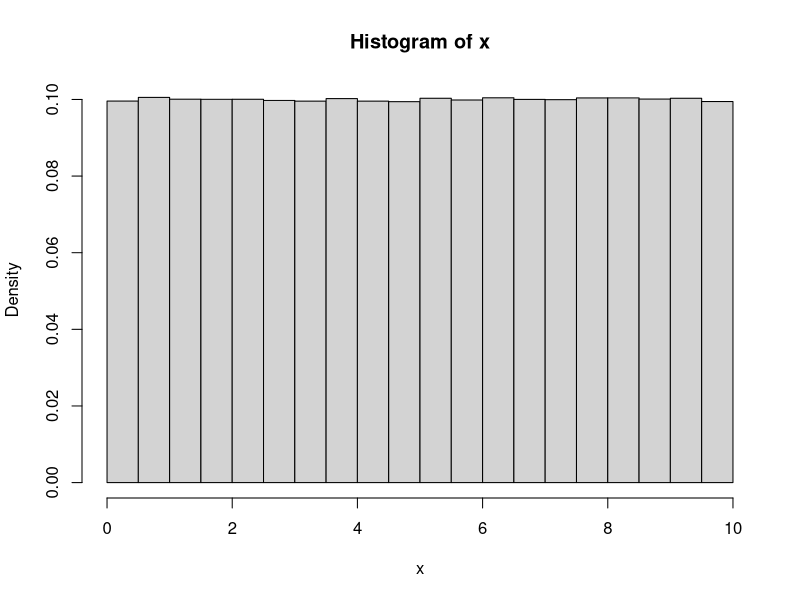
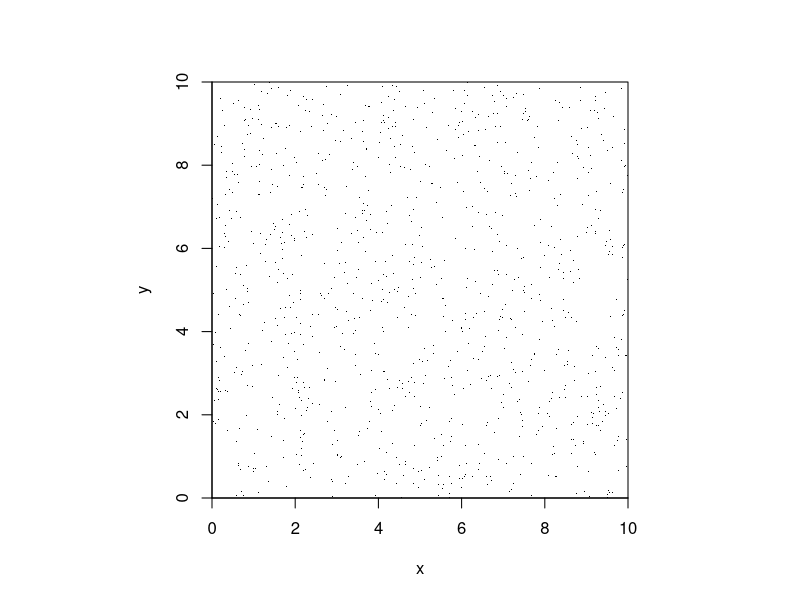
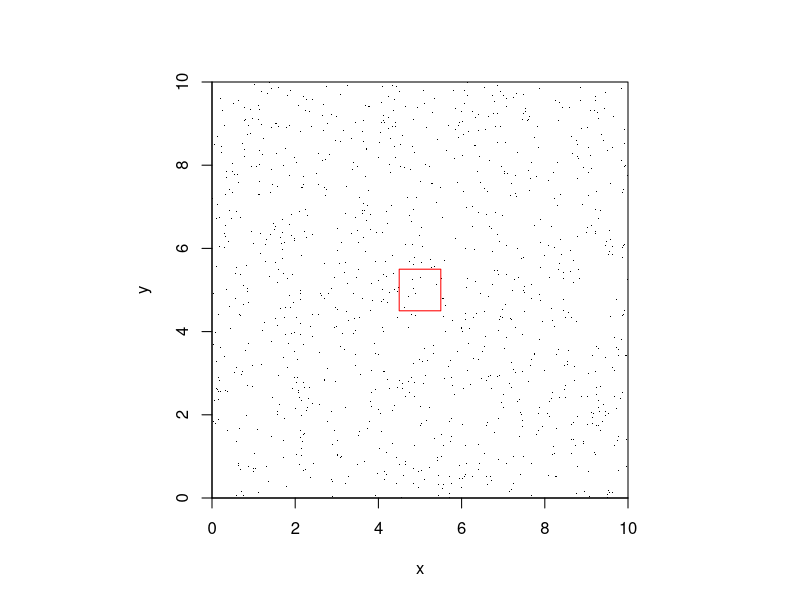
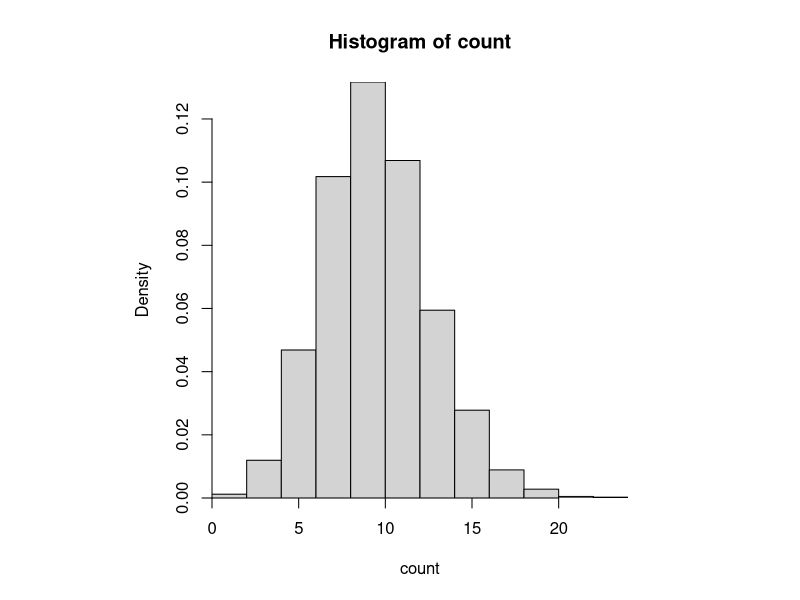
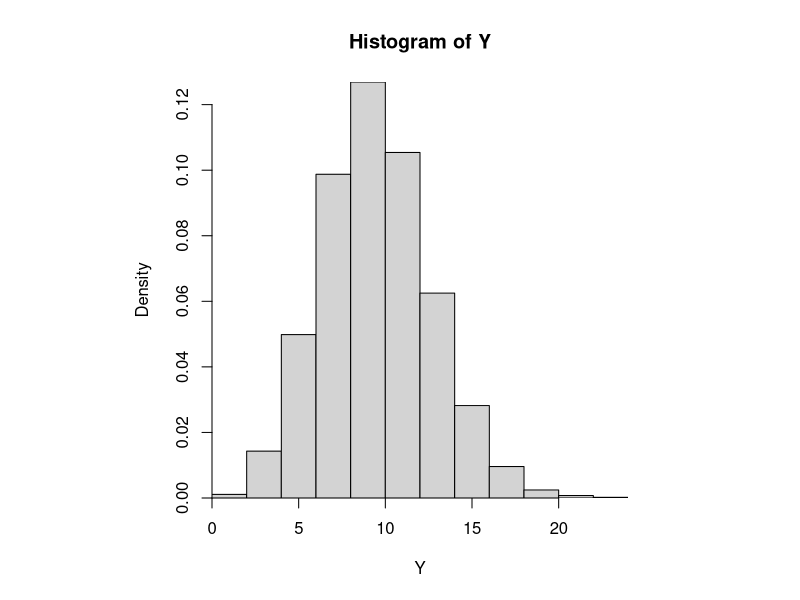

The R source for these figures, in order:
## ---- chunk 1
knitr::opts_chunk$set(echo = TRUE)
## ---- chunk 2
x = runif(1000000, 0, 10)
hist(x, probability = TRUE)
## ---- chunk 3
n = 1000
x = runif(n, 0, 10)
y = runif(n, 0, 10)
par(pty="s", xaxs ="i", yaxs ="i") # Square plotting region with no border area on the axes
plot(x, y, xlim=c(0,10), ylim=c(0,10), pch=".") # pch = "." is the same as pch = 46
## ---- chunk 4
par(pty="s", xaxs ="i", yaxs ="i") 
plot(x, y, xlim=c(0,10), ylim=c(0,10), pch=".")
# The lower left corner of the center square
x0 = 4.5
y0 = 4.5
# drawing the square
lines(c(x0, x0, x0+1, x0+1, x0), c(y0, y0+1, y0+1, y0, y0), col="red")
# counting dots within the square
(count = sum(x>x0 & x<(x0+1) & y>y0 & y<(y0+1))) # A TRUE/FALSE vector works as a 1/0 vector; parentheses around assignment to print it
## ---- chunk 5
n.iter = 10000
count = rep(NA, n)
for(i in 1:n.iter){
  x = runif(n, 0, 10)
  y = runif(n, 0, 10)
  count[i] = sum(x>x0 & x<(x0+1) & y>y0 & y<(y0+1))
}
hist(count, probability = TRUE)
## ---- chunk 6
mean(count)
## ---- chunk 7
var(count)
## ---- chunk 8
10^5 * exp(-10)/factorial(5)
## ---- chunk 9
dpois(5, lambda=10)
## ---- chunk 10
Y = rpois(10000, lambda = 10)
hist(Y, probability = TRUE)
